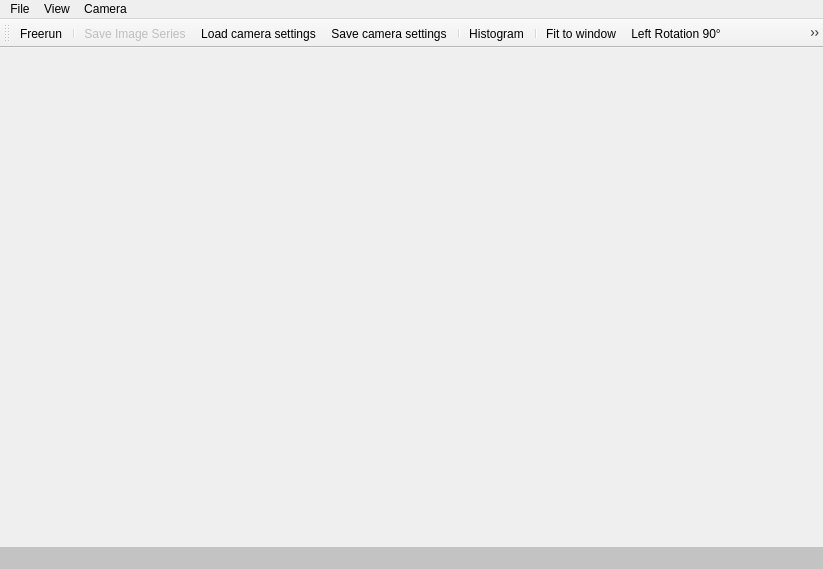
<?xml version="1.0" encoding="UTF-8"?>
<ui version="4.0">
 <class>ViewerWindow</class>
 <widget class="QMainWindow" name="ViewerWindow">
  <property name="geometry">
   <rect>
    <x>0</x>
    <y>0</y>
    <width>823</width>
    <height>569</height>
   </rect>
  </property>
  <property name="windowTitle">
   <string>MainWindow</string>
  </property>
  <widget class="QWidget" name="centralWidget">
   <layout class="QGridLayout" name="gridLayout"/>
  </widget>
  <widget class="QMenuBar" name="menuBarMainWindow">
   <property name="geometry">
    <rect>
     <x>0</x>
     <y>0</y>
     <width>823</width>
     <height>22</height>
    </rect>
   </property>
   <property name="styleSheet">
    <string notr="true">font: 10pt &quot;Verdana&quot;;</string>
   </property>
   <widget class="QMenu" name="fileMenu">
    <property name="title">
     <string>File</string>
    </property>
    <addaction name="ActionSaveAs"/>
    <addaction name="ActionSaveImages"/>
    <addaction name="ActionSaveOptions"/>
    <addaction name="ActionAllow16BitTiffSaving"/>
   </widget>
   <widget class="QMenu" name="viewMenu">
    <property name="title">
     <string>View</string>
    </property>
    <addaction name="ActionFitToWindow"/>
    <addaction name="ActionLeftRotation"/>
    <addaction name="ActionRightRotation"/>
    <addaction name="separator"/>
    <addaction name="ActionHistogram"/>
    <addaction name="separator"/>
    <addaction name="ActionZoomIn"/>
    <addaction name="ActionZoomOut"/>
    <addaction name="ActionOriginalSize"/>
    <addaction name="ActionResetPosition"/>
    <addaction name="separator"/>
    <addaction name="ActionDisplayOptions"/>
   </widget>
   <widget class="QMenu" name="menuCamera">
    <property name="title">
     <string>Camera</string>
    </property>
    <widget class="QMenu" name="menuDirect_Access">
     <property name="title">
      <string>Direct Access</string>
     </property>
     <addaction name="ActionRegister"/>
    </widget>
    <addaction name="ActionFreerun"/>
    <addaction name="separator"/>
    <addaction name="menuDirect_Access"/>
    <addaction name="separator"/>
    <addaction name="ActionLoadCameraSettingsMenu"/>
    <addaction name="ActionSaveCameraSettingsMenu"/>
   </widget>
   <addaction name="fileMenu"/>
   <addaction name="viewMenu"/>
   <addaction name="menuCamera"/>
  </widget>
  <widget class="QStatusBar" name="statusbar">
   <property name="styleSheet">
    <string notr="true">background-color: rgb(195, 195, 195);
font: 10pt &quot;Verdana&quot;;</string>
   </property>
  </widget>
  <widget class="QToolBar" name="toolBar">
   <property name="minimumSize">
    <size>
     <width>0</width>
     <height>0</height>
    </size>
   </property>
   <property name="palette">
    <palette>
     <active/>
     <inactive/>
     <disabled/>
    </palette>
   </property>
   <property name="windowTitle">
    <string>Viewer ToolBar </string>
   </property>
   <property name="styleSheet">
    <string notr="true"/>
   </property>
   <property name="toolButtonStyle">
    <enum>Qt::ToolButtonIconOnly</enum>
   </property>
   <attribute name="toolBarArea">
    <enum>TopToolBarArea</enum>
   </attribute>
   <attribute name="toolBarBreak">
    <bool>false</bool>
   </attribute>
   <addaction name="ActionFreerun"/>
   <addaction name="separator"/>
   <addaction name="ActionSaveImages"/>
   <addaction name="ActionLoadCameraSettings"/>
   <addaction name="ActionSaveCameraSettings"/>
   <addaction name="separator"/>
   <addaction name="ActionHistogram"/>
   <addaction name="separator"/>
   <addaction name="ActionFitToWindow"/>
   <addaction name="ActionLeftRotation"/>
   <addaction name="ActionRightRotation"/>
   <addaction name="ActionZoomIn"/>
   <addaction name="ActionOriginalSize"/>
   <addaction name="ActionZoomOut"/>
   <addaction name="separator"/>
   <addaction name="ActionResetPosition"/>
  </widget>
  <action name="ActionFreerun">
   <property name="checkable">
    <bool>true</bool>
   </property>
   <property name="icon">
    <iconset resource="VimbaViewer.qrc">
     <normaloff>:/VimbaViewer/Images/play.png</normaloff>:/VimbaViewer/Images/play.png</iconset>
   </property>
   <property name="text">
    <string>Freerun</string>
   </property>
   <property name="iconText">
    <string>Freerun</string>
   </property>
   <property name="toolTip">
    <string>Freerun</string>
   </property>
   <property name="font">
    <font/>
   </property>
   <property name="shortcut">
    <string>Ctrl+F</string>
   </property>
  </action>
  <action name="ActionResetPosition">
   <property name="icon">
    <iconset resource="VimbaViewer.qrc">
     <normaloff>:/VimbaViewer/Images/resetposition.png</normaloff>:/VimbaViewer/Images/resetposition.png</iconset>
   </property>
   <property name="text">
    <string>Reset Docking Position</string>
   </property>
   <property name="toolTip">
    <string>Reset docking windows position</string>
   </property>
   <property name="shortcut">
    <string>Ctrl+R</string>
   </property>
  </action>
  <action name="ActionSaveAs">
   <property name="icon">
    <iconset resource="VimbaViewer.qrc">
     <normaloff>:/VimbaViewer/Images/save.png</normaloff>:/VimbaViewer/Images/save.png</iconset>
   </property>
   <property name="text">
    <string>Save Image As...</string>
   </property>
  </action>
  <action name="ActionOriginalSize">
   <property name="icon">
    <iconset resource="VimbaViewer.qrc">
     <normaloff>:/VimbaViewer/Images/zoom_default.png</normaloff>:/VimbaViewer/Images/zoom_default.png</iconset>
   </property>
   <property name="text">
    <string>Set Zoom To Default</string>
   </property>
   <property name="iconText">
    <string>Original Size</string>
   </property>
   <property name="toolTip">
    <string>Set zoom to default (original size)</string>
   </property>
   <property name="shortcut">
    <string>Ctrl+D</string>
   </property>
  </action>
  <action name="ActionSaveOptions">
   <property name="icon">
    <iconset resource="VimbaViewer.qrc">
     <normaloff>:/VimbaViewer/Images/ImageSeriesSaveSettings.png</normaloff>:/VimbaViewer/Images/ImageSeriesSaveSettings.png</iconset>
   </property>
   <property name="text">
    <string>Image Series Options...</string>
   </property>
  </action>
  <action name="ActionRegister">
   <property name="icon">
    <iconset resource="VimbaViewer.qrc">
     <normaloff>:/VimbaViewer/Images/directaccess.png</normaloff>:/VimbaViewer/Images/directaccess.png</iconset>
   </property>
   <property name="text">
    <string>Register</string>
   </property>
   <property name="toolTip">
    <string>Direct Access Register</string>
   </property>
  </action>
  <action name="ActionSaveImages">
   <property name="enabled">
    <bool>false</bool>
   </property>
   <property name="icon">
    <iconset resource="VimbaViewer.qrc">
     <normaloff>:/VimbaViewer/Images/ImageSeriesStart.png</normaloff>:/VimbaViewer/Images/ImageSeriesStart.png</iconset>
   </property>
   <property name="text">
    <string>Save Image Series</string>
   </property>
   <property name="toolTip">
    <string>Save images</string>
   </property>
  </action>
  <action name="ActionDisplayOptions">
   <property name="text">
    <string>Options...</string>
   </property>
   <property name="toolTip">
    <string>Display options</string>
   </property>
  </action>
  <action name="ActionHistogram">
   <property name="checkable">
    <bool>true</bool>
   </property>
   <property name="icon">
    <iconset resource="VimbaViewer.qrc">
     <normaloff>:/VimbaViewer/Images/histogram.png</normaloff>:/VimbaViewer/Images/histogram.png</iconset>
   </property>
   <property name="text">
    <string>Histogram</string>
   </property>
   <property name="toolTip">
    <string>Open the histogram window</string>
   </property>
   <property name="shortcut">
    <string>Ctrl+H</string>
   </property>
  </action>
  <action name="ActionFitToWindow">
   <property name="checkable">
    <bool>true</bool>
   </property>
   <property name="icon">
    <iconset resource="VimbaViewer.qrc">
     <normaloff>:/VimbaViewer/Images/fittowin.png</normaloff>:/VimbaViewer/Images/fittowin.png</iconset>
   </property>
   <property name="text">
    <string>Fit to window</string>
   </property>
   <property name="shortcut">
    <string>Ctrl+W</string>
   </property>
  </action>
  <action name="ActionLeftRotation">
   <property name="icon">
    <iconset resource="VimbaViewer.qrc">
     <normaloff>:/VimbaViewer/Images/leftrotate.png</normaloff>:/VimbaViewer/Images/leftrotate.png</iconset>
   </property>
   <property name="text">
    <string>Left Rotation 90°</string>
   </property>
  </action>
  <action name="ActionRightRotation">
   <property name="icon">
    <iconset resource="VimbaViewer.qrc">
     <normaloff>:/VimbaViewer/Images/rightrotate.png</normaloff>:/VimbaViewer/Images/rightrotate.png</iconset>
   </property>
   <property name="text">
    <string>Right Rotation 90°</string>
   </property>
  </action>
  <action name="ActionZoomIn">
   <property name="icon">
    <iconset resource="VimbaViewer.qrc">
     <normaloff>:/VimbaViewer/Images/zoom_in.png</normaloff>:/VimbaViewer/Images/zoom_in.png</iconset>
   </property>
   <property name="text">
    <string>Zoom In</string>
   </property>
   <property name="shortcut">
    <string>Ctrl++</string>
   </property>
  </action>
  <action name="ActionZoomOut">
   <property name="icon">
    <iconset resource="VimbaViewer.qrc">
     <normaloff>:/VimbaViewer/Images/zoom_out.png</normaloff>:/VimbaViewer/Images/zoom_out.png</iconset>
   </property>
   <property name="text">
    <string>Zoom Out</string>
   </property>
   <property name="shortcut">
    <string>Ctrl+-</string>
   </property>
  </action>
  <action name="ActionSaveCameraSettings">
   <property name="icon">
    <iconset resource="VimbaViewer.qrc">
     <normaloff>:/VimbaViewer/Images/saveSettings_32.png</normaloff>:/VimbaViewer/Images/saveSettings_32.png</iconset>
   </property>
   <property name="text">
    <string>Save camera settings</string>
   </property>
   <property name="toolTip">
    <string>Save Camera Settings to File.</string>
   </property>
  </action>
  <action name="ActionLoadCameraSettings">
   <property name="icon">
    <iconset resource="VimbaViewer.qrc">
     <normaloff>:/VimbaViewer/Images/loadSettings_32.png</normaloff>:/VimbaViewer/Images/loadSettings_32.png</iconset>
   </property>
   <property name="text">
    <string>Load camera settings</string>
   </property>
   <property name="toolTip">
    <string>Load Camera Settings from File.</string>
   </property>
  </action>
  <action name="ActionLoadCameraSettingsMenu">
   <property name="icon">
    <iconset resource="VimbaViewer.qrc">
     <normaloff>:/VimbaViewer/Images/loadSettings_32.png</normaloff>:/VimbaViewer/Images/loadSettings_32.png</iconset>
   </property>
   <property name="text">
    <string>Load Camera Settings</string>
   </property>
  </action>
  <action name="ActionSaveCameraSettingsMenu">
   <property name="icon">
    <iconset resource="VimbaViewer.qrc">
     <normaloff>:/VimbaViewer/Images/saveSettings_32.png</normaloff>:/VimbaViewer/Images/saveSettings_32.png</iconset>
   </property>
   <property name="text">
    <string>Save Camera Settings</string>
   </property>
  </action>
  <action name="ActionAllow16BitTiffSaving">
   <property name="checkable">
    <bool>true</bool>
   </property>
   <property name="text">
    <string>Allow 16-Bit Tiff Saving</string>
   </property>
   <property name="toolTip">
    <string>Allow saving of 16 Bit Tiff images</string>
   </property>
  </action>
 </widget>
 <resources>
  <include location="VimbaViewer.qrc"/>
 </resources>
 <connections/>
</ui>
